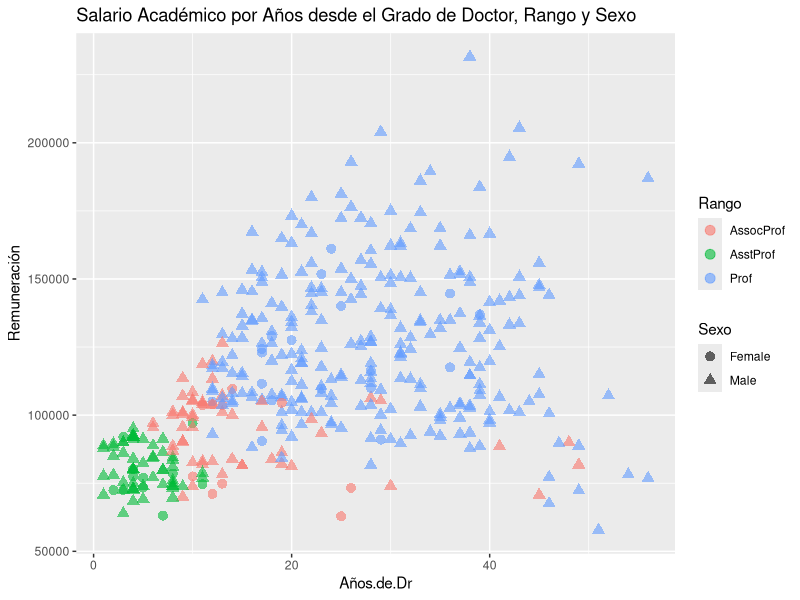

Write the R code that produced this figure.
# Rscript cuatro.variables.r

# Cargando libreria.
library(ggplot2)

# Lee datos del archivo .csv 
datos <- read.csv("salarios.csv")

# Gráfica  Años de Experiencia Vs. Remuneración, Rango y Sexo

pdf(file="Cuatro.Variables.pdf")

ggplot(datos, 
        aes(x = Años.de.Dr, 
	   y = Remuneración,
	   color = Rango,
	   shape = Sexo,  )) + 
  geom_point(size = 3, alpha = .6) +
  labs(title = "Salario Académico por Años desde el Grado de Doctor, Rango y Sexo")
 
# REFERENCIAS
# Oscar Núñez Mori. Jaén, 10-Jul-2024. Basado en:
# - Kabacoff. R. (s.f.) Modern Data Visualization with R. Chap. 6.
#   https://rkabacoff.github.io/datavis/Multivariate.html
#   https://github.com/Rkabacoff/datavis_support
# - Fox J. and Weisberg, S. (2011) An R Companion to Applied Regression, 2nd. Sage.
#   https://www.rdocumentation.org/packages/carData/versions/3.0-1/topics/Salaries


